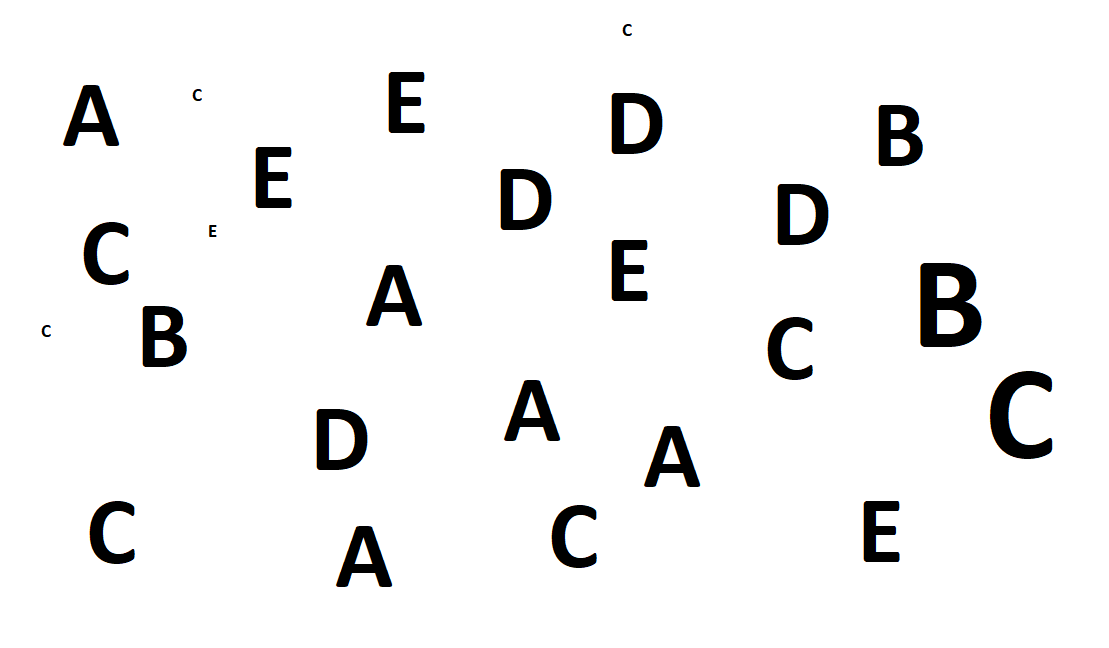
%> input picture Parte 2/Practica5/EXAMEN3/ImagenesLetras/ImagenesTest/letras.tif, 1109 x 648 px
$ octave Test_Knn.m   (GNU Octave 9; MATLAB toolbox functions it lacks are replaced by stand-ins)
%> lines starting %> are read from the running program, lines starting %| are printed output that depends on the picture; in (x1, y1, x2, y2) boxes, pixels count from 0 and x2, y2 are one past the last pixel; in counts of white or black regions, pixels touching at a corner belong together; the program's own positions count from 1
### Parte 2/Practica5/EXAMEN3/04_FaseTest/Funciones/Funcion_Reconoce_Formas_Examen3.m
function Funcion_Reconoce_Formas_Examen3(Nombre)
%> called with Nombre = 'letras.tif'
%% En la representación de la fase 3 vimos que las muestras de las clases C y E estaban separadas
% y no presentaban dependencia lineal, por lo tanto, usaremos el
% clasificador de minima distancia Euclídea
I=rgb2gray(imread(Nombre));
%> I: size 648x1109 uint8; min 0, max 255, mean 242.3

%% 1- BINARIZAR CON METODOLOGÍA DE SELECCIÓN AUTOMÁTICA DE UMBRAL (OTSU)
T = 255*graythresh(I);
%> T = 128.5
Ibin = I < T;
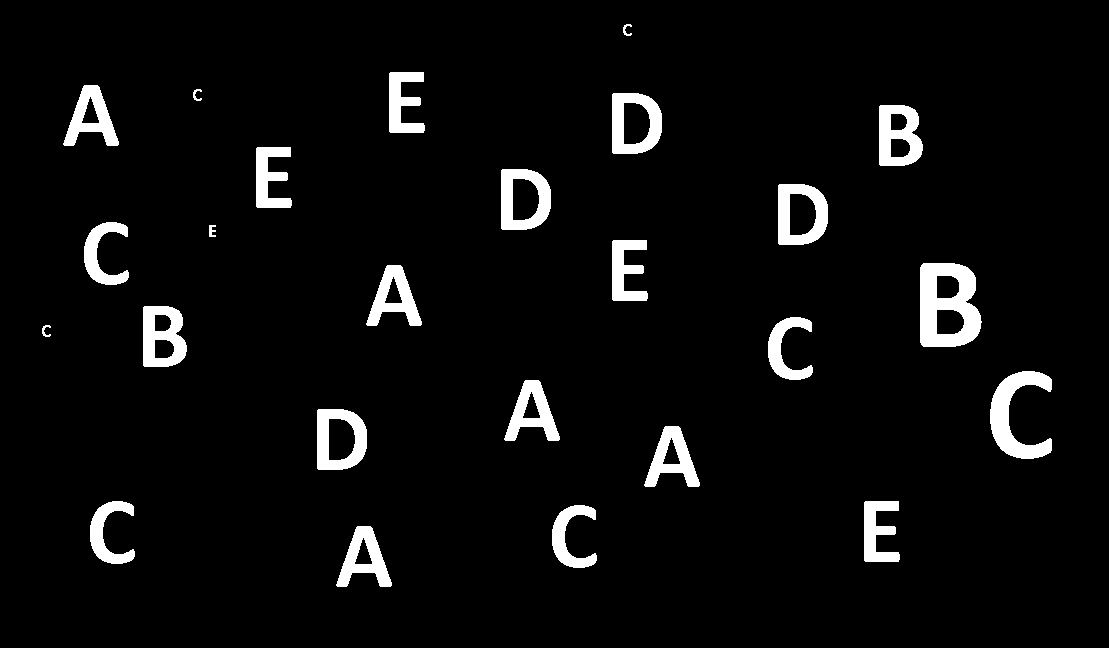
%> Ibin: size 648x1109 logical; 5% white; 25 white regions, largest, box (x1, y1, x2, y2) and area: (920, 263, 982, 347) 3535, (990, 371, 1052, 459) 2471, (879, 105, 923, 166) 1824

%% 2.- ELIMINAR POSIBLES COMPONENTES CONECTADAS RUIDOSAS:
% COMPONENTE RUIDOSA:
% COMPONENTES DE MENOS DEL 0.1% DEL NÚMERO TOTAL DE PÍXELES DE LA IMAGEN
% O NÚMERO DE PÍXELES MENOR AL AREA DEL OBJETO MAYOR /5
% SE DEBE CUMPLIR CUALQUIERA DE LAS DOS CONDICIONES

% Genera IbinFilt = funcion_elimina_regiones_ruidosas(Ibin);
IbinFilt = funcion_elimina_regiones_ruidosas(Ibin);

%% 3.- ETIQUETAR.
% Genera matriz etiquetada Ietiq y número N de agrupaciones conexas
[Ietiq N] = bwlabel(IbinFilt);


%% 4.- CALCULAR TODOS LOS DESCRIPTORES DE CADA AGRUPACIÓN CONEXA
% Genera Ximagen - matriz de N filas y 23 columnas (los 23 descriptores
% generados en el orden indicado en la práctica)
XImagen = funcion_calcula_descriptores_imagen(Ietiq,N);

%% 5- ESTANDARIZAR LOS DATOS
% Necesitamos leer los datos guardados en la etapa 01 de medias y
% desviaciones
load('01_GeneracionDatos/DatosGenerados/datos_estandarizacion')

[numMuestras, numDescriptores] = size(XImagen);
XTest = XImagen;

for i=1:numDescriptores-1
    XTest(:,i) = (XImagen(:,i) - medias(i)) / desviaciones(i);
end

%% 6- RECONOCER OBJETOS: APLICAR Y EVALUAR FUNCIONES DECISION

% Cargar información de los clasificadores
load('02_DisegnoClasificador_Knn/DatosGenerados/datos_Knn_ACDE');
XTrainKnn = XTrain;
YTrainKnn = YTrain;
espacioCcasKnn = espacioCcas;
nombresProblemaKnn = nombresProblemaOI;

% Preparamos los conjuntos de datos reducidos
XTestRedKnn = XTest(:, espacioCcasKnn);

k=9; % Aplicamos el clasificador Knn
YTestKnn = funcion_knn_D (XTestRedKnn, XTrainKnn, YTrainKnn, k, 'Euclidea', espacioCcasKnn);

for i=1:numMuestras %POR CADA OBJETO DE LA IMAGEN
    %% REGLA DE DECISIÓN
    clase_objeto = 'Desconocida';
    figure,ax1=subplot(1,2,1),funcion_visualiza(I, Ietiq==i, [255 255 0]);
    title(['Objeto pertenece clase:' clase_objeto]);

    % DISCERNIR ENTRE B Y EL RESTO SEGUN NUMERO DE EULER
    % Aplicamos el clasificador del numero E
    numEuler = regionprops(Ietiq==i, 'Euler').EulerNumber;
    if numEuler == -1

        clase_objeto = 'B';
        axes(ax1);title(['numEuler = -1: Objeto pertenece clase:' clase_objeto]);

    else

        clase_objeto = nombresProblemaKnn.clases{YTestKnn(i)};

        % Representacion
        axes(ax1);title(['numEuler != -1 -> KNN: Objeto pertenece clase:' clase_objeto]);
        subplot(1,2,2),funcion_representa_datos_knn(XTrain, YTrain, nombresProblemaOI);
        x1 = XTest(i,espacioCcas(1)); x2 = XTest(i,espacioCcas(2)); x3 = XTest(i,espacioCcas(3));
        hold on, plot3(x1,x2,x3, 'dk');
        title(['x1= ' num2str(x1) 'x2= ' num2str(x2) 'x3= ' num2str(x3)]);


    end

end


end

### Parte 2/Practica5/EXAMEN3/04_FaseTest/Funciones/funcion_elimina_regiones_ruidosas.m
% COMPONENTE RUIDOSA:
% COMPONENTES DE MENOS DEL 0.1% DEL N贛ERO TOTAL DE P蚗ELES DE LA IMAGEN
% O N贛ERO DE P蚗ELES MENOR AL AREA DEL OBJETO MAYOR /5
% SE DEBE CUMPLIR CUALQUIERA DE LAS DOS CONDICIONES
function IbinFilt = funcion_elimina_regiones_ruidosas(Ibin)

IbinFilt = Ibin;

    [IEtiq N] = bwlabel(Ibin);
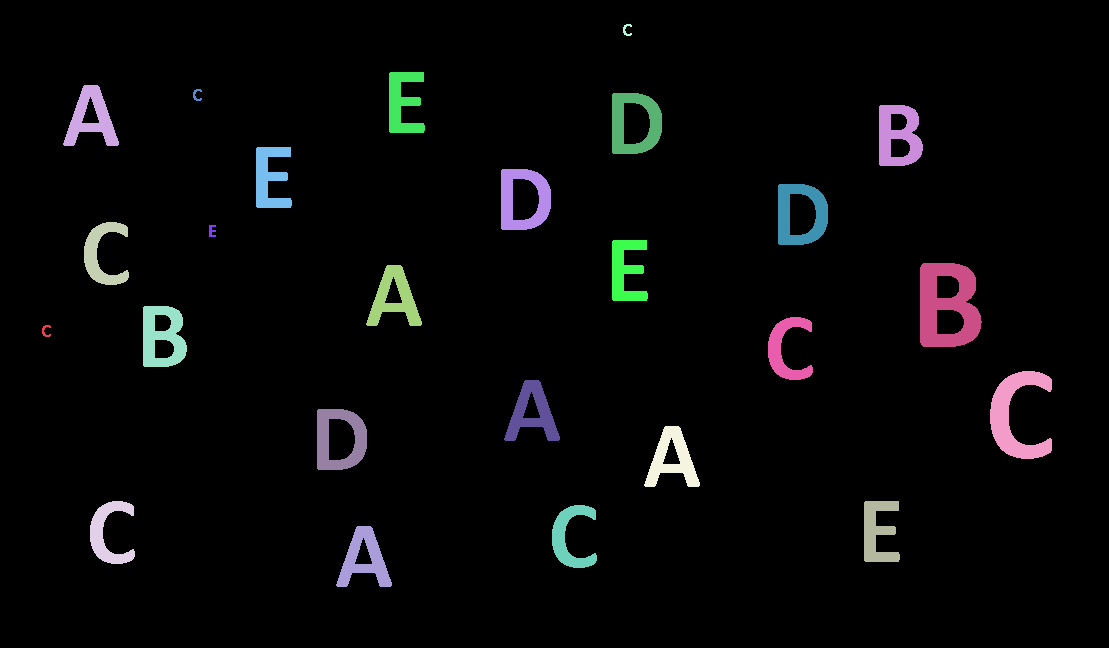
%> IEtiq: size 648x1109 double; 26 distinct labels, from 0 to 25; one colour per label, 0 black
%> N = 25

    numTotalPix = sum(sum(Ibin));
%> numTotalPix = 35701

    if N>0
        stats=regionprops(Ibin, 'Area');
%> stats = 25 regions; largest, Area: 3535, 2471, 1824, 1824, 1819
        areas = cat(1,stats.Area);
%> areas = 25 values, max 3535 at index 24, min 52 at index 1, mean 1428

        small_obj = find(areas < 0.1/100*numTotalPix);
%> small_obj = []
        if ~isempty(small_obj)
            for i=1:length(small_obj)
                IbinFilt = and(IEtiq ~= small_obj(i), Ibin);
            end
        end


        [IEtiq N] = bwlabel(Ibin);
        if N>0
            stats=regionprops(Ibin, 'Area');
            areas = cat(1,stats.Area);
            small_obj = find(areas < max(areas)/5);
%> small_obj = [1; 6; 7; 18]

            for i=1:length(small_obj)
                IbinFilt = and(IEtiq ~= small_obj(i), IbinFilt);
            end
%> this loop made 4 passes
%> in Funcion_Reconoce_Formas_Examen3, `[Ietiq N] = bwlabel(IbinFilt);`:
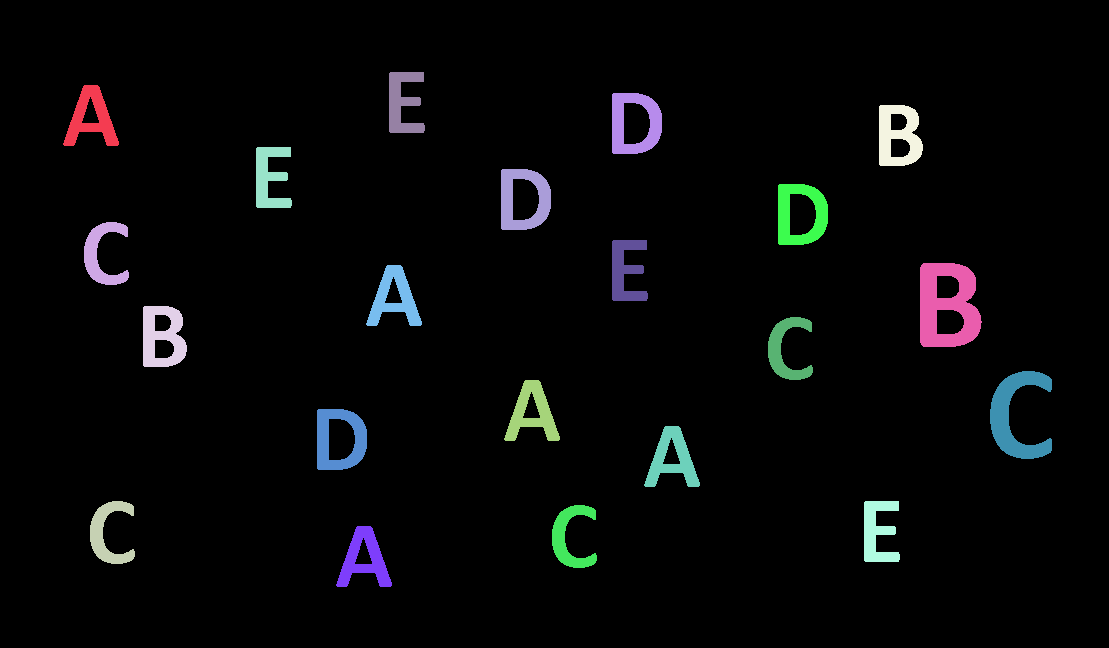
%> Ietiq: size 648x1109 double; 22 distinct labels, from 0 to 21; one colour per label, 0 black
%> in Funcion_Reconoce_Formas_Examen3, `[Ietiq N] = bwlabel(IbinFilt);`: N = 21

        end
    end


end

### Parte 2/Practica5/03_FaseTest/CASOC_Knn/Funciones/funcion_calcula_descriptores_imagen.m
% Compacticidad: 1
% Excentricidad: 2
% Solidez_CHull(Solidity): 3
% Extension_BBox(Extent): 4
% Extension_BBox(Invariante Rotacion): 5
% Hu1-Hu7: 6-12
% DF1-DF10: 13-22
% NumEuler: 23
function  XImagen = funcion_calcula_descriptores_imagen(Ietiq,N)
%> called with N = 21
    XImagen = zeros(N,23);
%> XImagen: size 21x23 double; every value is 0

    stats = regionprops(Ietiq,'Perimeter','Area','Eccentricity','Solidity','Extent','EulerNumber');
%> stats = 21 regions; largest, Area, Eccentricity, EulerNumber, Extent and Solidity: 3535 0.69 -1 0.679 0.746, 2471 0.796 1 0.453 0.517, 1824 0.699 -1 0.68 0.742, 1824 0.699 -1 0.68 0.742, 1819 0.523 0 0.596 0.658

    perimetros = cat(1,stats.Perimeter);
%> perimetros = 21 values, max 333.3 at index 21, min 191.3 at index 4, mean 229.4
    areas = cat(1,stats.Area);
%> areas = 21 values, max 3535 at index 20, min 1271 at index 2, mean 1689.8
    exc = cat(1,stats.Eccentricity);
%> exc = 21 values, max 0.862 at index 14, min 0.523 at index 6, mean 0.686

    %A馻dimos la excentricidad
    XImagen(:,2) = exc;

    solidez = cat(1,stats.Solidity);
%> solidez = 21 values, max 0.746 at index 20, min 0.513 at index 2, mean 0.642
    %A馻dimos la solidez
    XImagen(:,3) = solidez;

    extent = cat(1,stats.Extent);
%> extent = 21 values, max 0.68 at index 4, min 0.448 at index 2, mean 0.548
    %A馻dimos la extension
    XImagen(:,4) = extent;

    euler = cat(1,stats.EulerNumber);
%> euler = 21 values, max 1 at index 2, min -1 at index 4, mean 0.286
    %A馻dimos euler
    XImagen(:,23) = euler;


    %C罫CULO COMPACTICIDAD
    compacticidad = perimetros.^2 ./ areas;
%> compacticidad = 21 values, max 50.25 at index 5, min 20.03 at index 20, mean 33.71
%> the loop in funcion_calcula_descriptores_imagen, `for i=1:N` made 1 pass
    XImagen(:,1) = compacticidad;

    %CALCULO HU, DF, y Extent invariante
    for i=1:N

%> the run ends on the next line
        XImagen(i,6:12) = Funcion_Calcula_Hu(Ietiq==i)';


        XImagen(i,13:22) = Funcion_Calcula_DF(Ietiq==i,10)';


        %Extension invariante
        XImagen(i,5) = Funcion_Calcula_Extent(Ietiq==i);

    end

end

### Parte 2/Practica5/EXAMEN3/04_FaseTest/Test_Knn.m
clear all, clc
addpath(genpath(pwd))

close all
 Funcion_Reconoce_Formas_Examen3('letras.tif')
